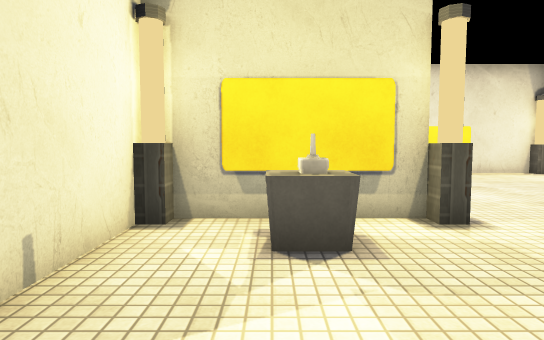
view 1 (above)

18 first-person views from a walk through a Unity game level. The camera is 1.3 m above the floor, tilts 4° down and sees 75° across. Doors are open. The floor is counted in squares, 1 m on a side. Each view is taken from the middle of a square. On the plan, view 1 faces up. The plan holds only what a view shows up to about 15 squares ahead; the rest is blank. The player is left out. Some surface patterns are stand-ins.

view 2
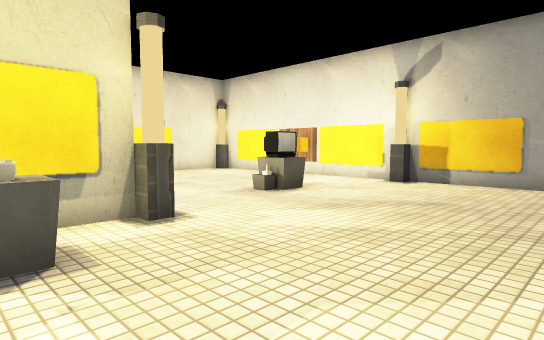

view 3
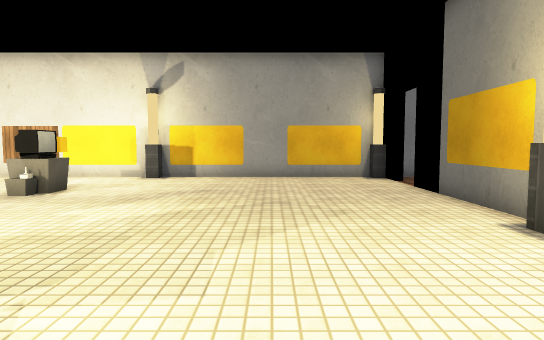

view 4
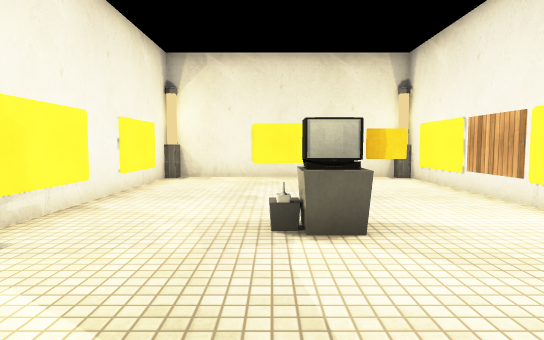

view 5
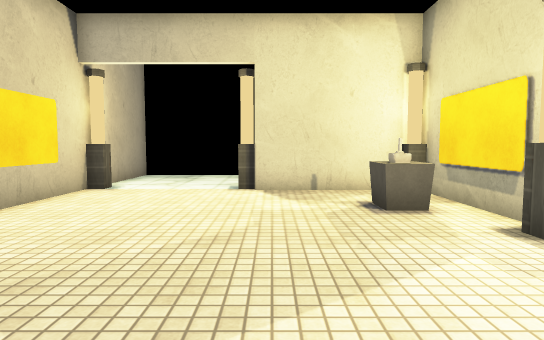

view 6
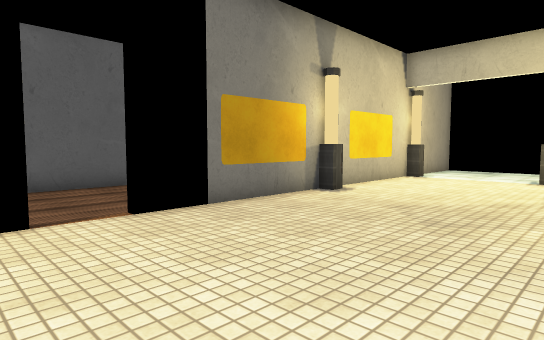

view 7
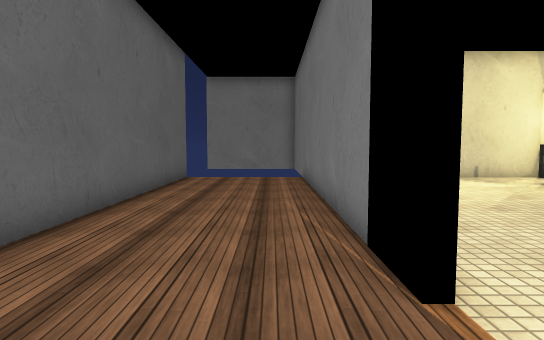

view 8
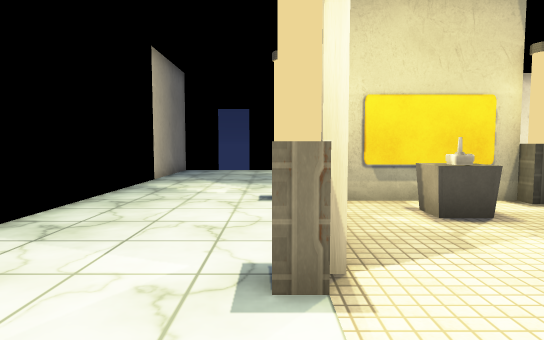

view 9
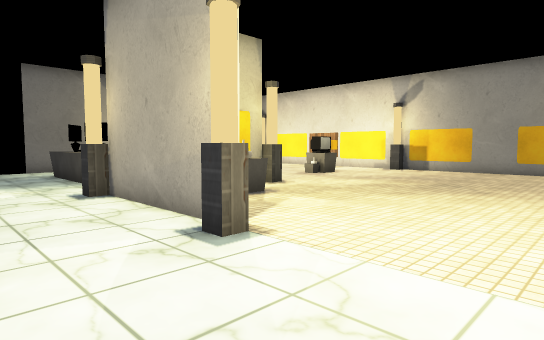

view 10
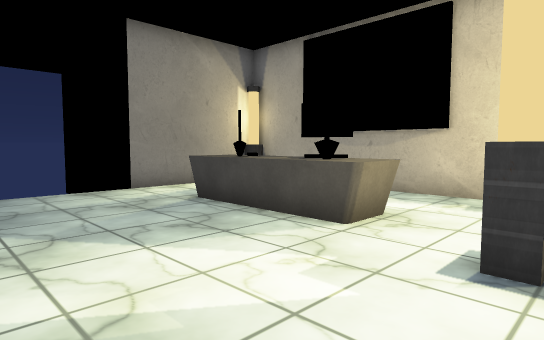

view 11
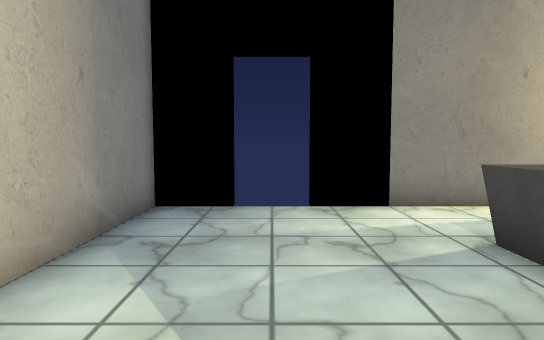

view 12
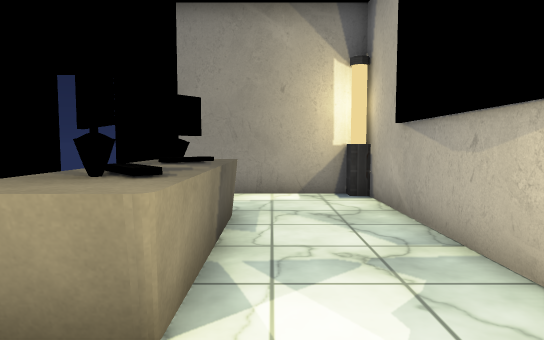

view 13
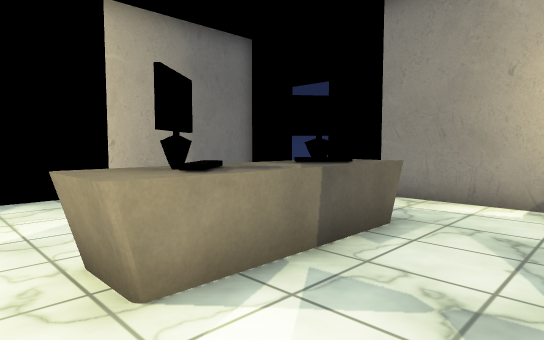

view 14
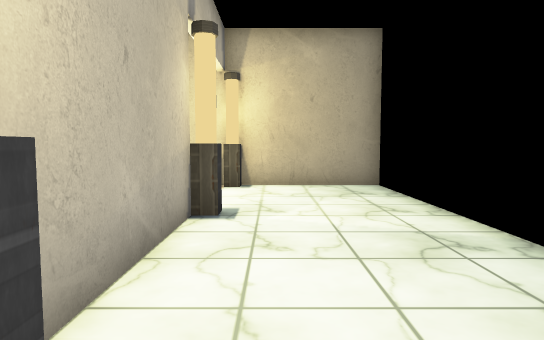

view 15
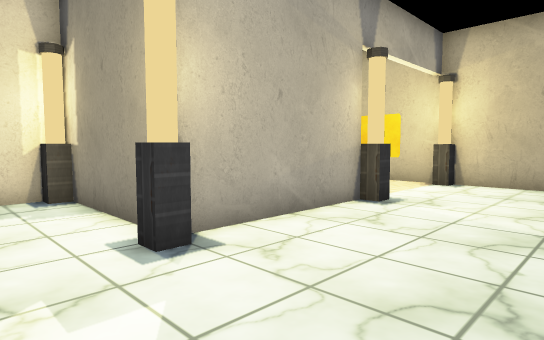

view 16
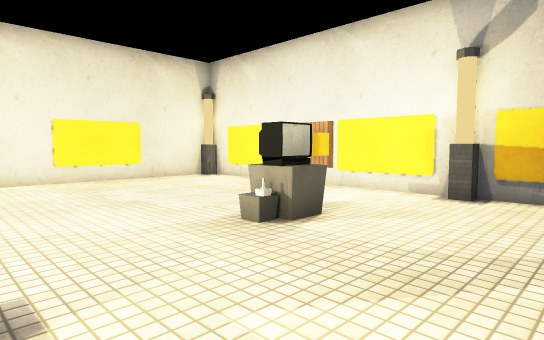

view 17
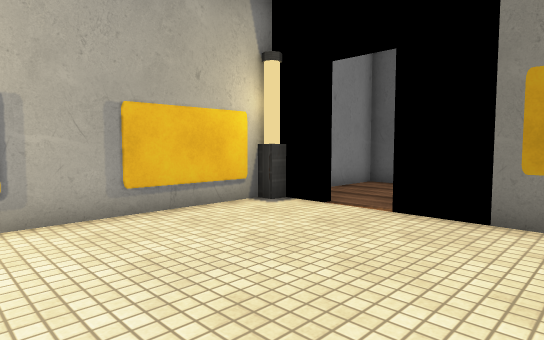

view 18
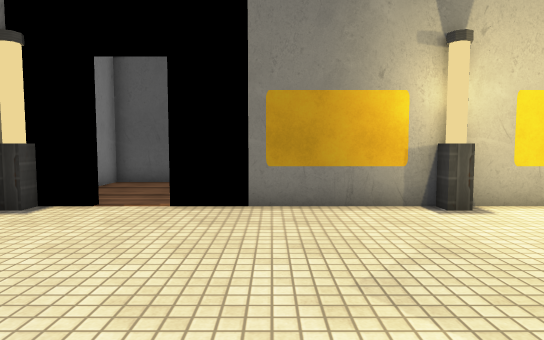

### Floor plan
Points are (right, up) in squares from view 1. A wall is a line through its corners. A room is listed if a view was taken in it or the views show most of it. See-through windows are left out.
Room 1 (views 1, 2, 3, 4, 5, 6, 8, 9, 10, 11, 12, 13, 14, 15, 16, 17, 18)
walls: (3.4, 5.7) (2.8, 5.7); (2.8, 6.2) (-2.2, 6.2) (-2.2, 1.5); (2, 6.4) (2, 7) (2.5, 7) (2.5, 7.6); (2.5, 9.4) (2.5, 12.5); (-1.7, 6.4) (-1.7, 5.7); (-1.9, 6.5) (2.5, 6.5); (2.8, 12.4) (2.8, 9.5); (-2.5, 6.5) (-3, 6.5) (-3, 7) (-2.5, 7); (-2.5, 1.5) (-2.5, 1) (-3, 1) (-3, 1.5) (-2.5, 1.5) (-2.5, 6.5); (12.5, 6) (12.5, 12.5); (2.5, 14.4) (2.5, 16.4); (12.6, 5.5) (12, 5.5) (12, 6); (12.5, 4.5) (12.5, 5.8); (2.9, -3) (3.5, -3) (3.5, -3.5) (4.6, -3.5); (6.4, -3.5) (7.6, -3.5); (1.5, -3.5) (3, -3.5); (2.6, 16) (2, 16) (2, 16.5); (2.8, 16.5) (2.8, 14.5); (2.2, 16.5) (-3.9, 16.5); (12.5, -0.5) (12.5, 2.5); (-3, -3.5) (-3, -3) (-2.5, -3) (-2.5, -3.5); (12.5, 14.5) (12.5, 16.4); (12, -3.5) (12, -3) (12.5, -3) (12.5, -2.6); (12.6, 16) (12, 16); (12, 16.5) (3.3, 16.5) (3.3, 16); (-7.6, -3.5) (-0.4, -3.5); (-7.5, 16.6) (-7.5, 10.1)
low walls: (12, 16) (12, 16.5)
ways out: open door at (10, -4) to room 2; open door at (-5, 16.5)
objects: other object (-2, 9) to (-1, 9); other object (-2, 10); other object (-2, 11) to (-1, 11); other object (-2, 13); other object (-2, 14) to (-1, 14); other object (-1, 10); other object (0, 4) to (1, 5); other object (3, 8) to (3, 9); other object (3, 13) to (3, 14); other object (7, 16) to (8, 16); TV (8, 7) to (8, 8); other object (9, 7); other object (13, -1); other object (13, 3) to (13, 4); other object (13, 8); other object (13, 13) to (13, 14)
Room 2 (view 7)
walls: (4.6, -3.7) (1.6, -3.7); (7.5, -3.7) (6.5, -3.7); (-0.5, -3.7) (-2.8, -3.7); (-2.5, -8.5) (12.5, -8.5) (12.5, -4.4)
ways out: open door at (10, -4) to room 1

Positions as (right, up) in squares from view 1, and headings:
1: (0, 0), facing up
2: (0, 0), facing up-right
3: (-2, 1), facing right
4: (7, 2), facing up
5: (8, 2), facing left
6: (12, 3), facing down-left
7: (12, -5), facing left
8: (-3, -2), facing up
9: (-6, -3), facing up-right
10: (-7, 6), facing up-right
11: (-5, 9), facing up
12: (0, 7), facing up
13: (2, 8), facing up-left
14: (-4, 8), facing down
15: (-7, 9), facing down-right
16: (3, 3), facing up-right
17: (6, 3), facing down-right
18: (7, 4), facing down
